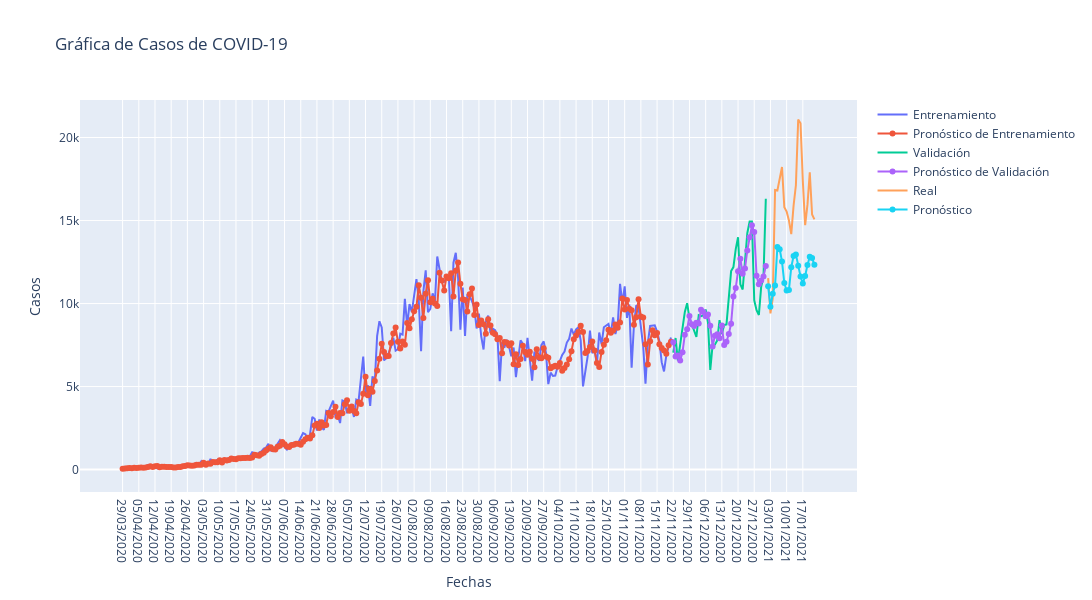

The notebook cell saved with this chart:
### Code cell
##Pruebas con otros L y r
#L = 43
#r = 6

print('The best performance is with L=')
print(L)
print('and r=')
print(r)
FTrain, FTest, Fcast, MTrain, MTest, MFcast = Forecast_SVD_Final(Fechas, Serie, N, L, n, r, HP)
